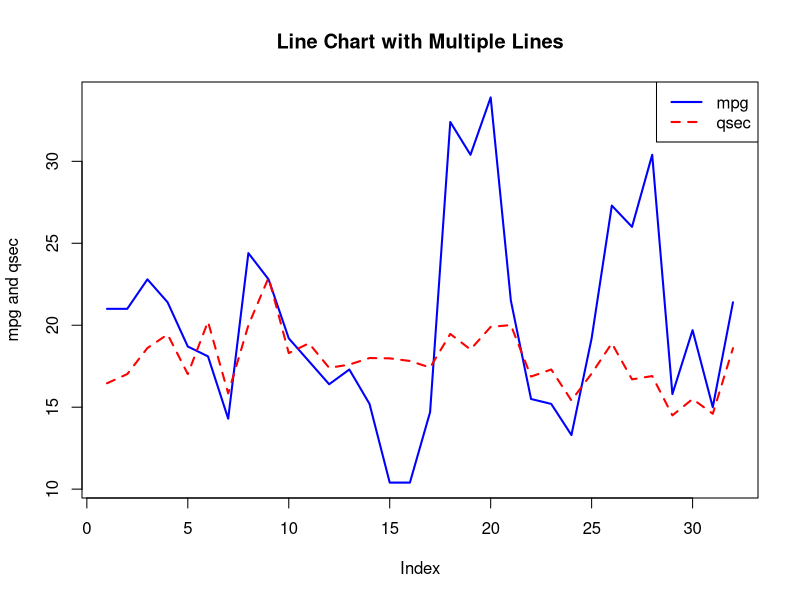

Recreate this plot in R.
data(mtcars)
plot(mtcars$mpg, type = "l", col = "blue", lty = 1, lwd = 2,
     xlab = "Index", ylab = "mpg and qsec", main = "Line Chart with Multiple Lines")
lines(mtcars$qsec, col = "red", lty = 2, lwd = 2)
legend("topright", legend = c("mpg", "qsec"), col = c("blue", "red"), lty = c(1, 2), lwd = 2)